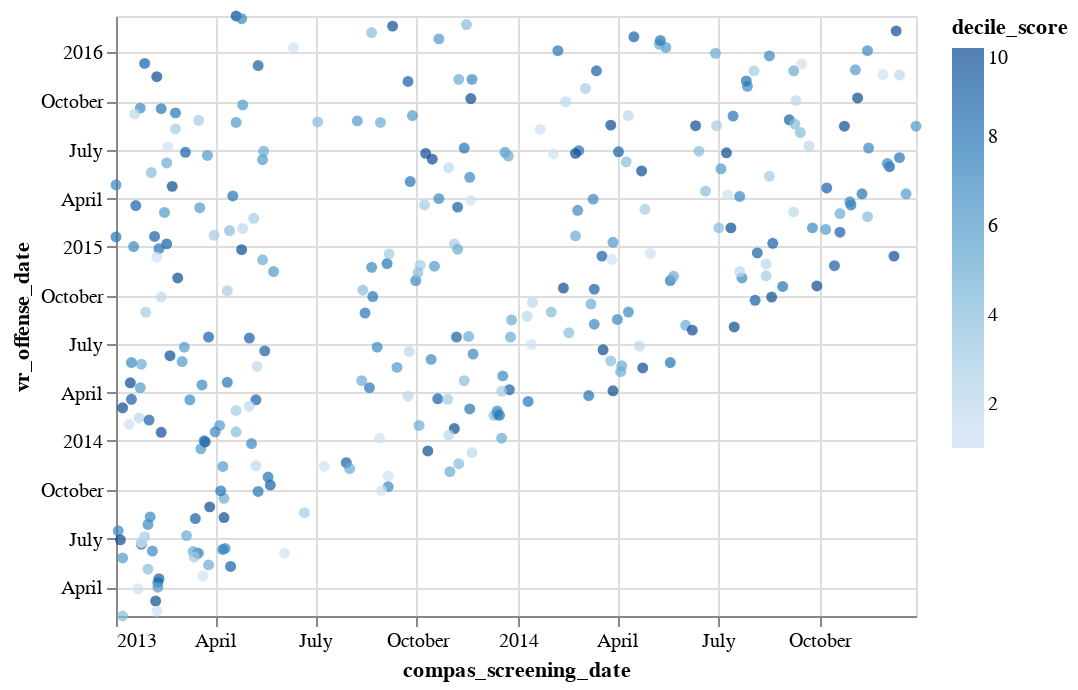

Here is the notebook cell this chart was saved with:
### Markdown cell above
* offense_date data is > screening_Date, whichi is logic due to the metadata
* There is a discontinuity in July2013 (perhaps sumer holidays?)
* There is not a lcear patron for r_offense_Date data

### Code cell
# idem for vr_offense_date

alt.Chart(compas.iloc[:4000,:]).mark_circle().encode(
    x="compas_screening_date:T", y=alt.Y("vr_offense_date:T"), 
    color=alt.Color("decile_score"))

### Figure 1 — Vega-Lite specification as saved in the notebook (floating-point values rounded to 4 significant figures; data arrays with more than 128 entries replaced by an {"elided": "..."} marker saying what was removed)
{"config": {"view": {"continuousWidth": 400, "continuousHeight": 300}}, "data": {"name": "data-39f9691984da2eb2e9b1728665d4e68d"}, "mark": "circle", "encoding": {"color": {"type": "quantitative", "field": "decile_score"}, "x": {"type": "temporal", "field": "compas_screening_date"}, "y": {"type": "temporal", "field": "vr_offense_date"}}, "$schema": "https://vega.github.io/schema/vega-lite/v4.8.1.json", "datasets": {"data-39f9691984da2eb2e9b1728665d4e68d": {"elided": "4000 records"}}}
